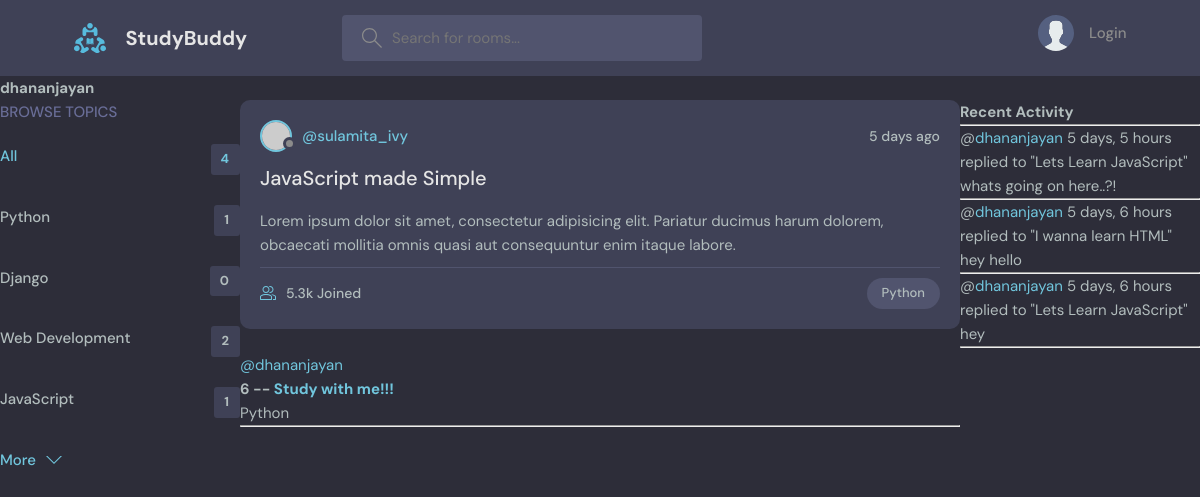
Screenshot of /profile/3/ with the database file from the repository.
### base/models.py (models this page shows, shortened)
class Topic(models.Model):
    name = models.CharField(max_length=200)

class Room(models.Model):
    host = models.ForeignKey(User, on_delete=models.SET_NULL, null=True)
    topic = models.ForeignKey(Topic, on_delete=models.SET_NULL, null=True)
    name = models.CharField(max_length=200)
    discription = models.TextField(null=True, blank=True)
    participants = models.ManyToManyField(User, related_name='participants', blank=True)
    updated = models.DateTimeField(auto_now=True)
    created = models.DateTimeField(auto_now_add=True)
    class Meta:
        ordering = ['-updated','-created']      # display the newest one first (recently updated or created room/post)
    def __str__(self):
        return self.name

class Message(models.Model):
    user = models.ForeignKey(User, on_delete=models.CASCADE)
    room = models.ForeignKey(Room, on_delete=models.CASCADE)  # CASCADE - delete all the messages in the room
    body =  models.TextField()
    updated = models.DateTimeField(auto_now=True)
    created = models.DateTimeField(auto_now_add=True)
    class Meta:
        ordering = ['-updated','-created']
    def __str__(self):
        return self.body[0:50]

### base/views.py (the view)
# urls.py: path('profile/<str:pk>/', views.userProfile, name="user-profile"),
def userProfile(request, pk):
    user = User.objects.get(id=pk)
    rooms = user.room_set.all()
    room_messages = user.message_set.all()
    topics = Topic.objects.all()
    context = {'user':user, 'rooms':rooms, 'room_messages':room_messages, 'topics':topics}
    return render(request, 'base/profile.html', context)

### base/templates/base/profile.html (shortened to what this page needs)
{% extends 'main.html' %}
{% block content %}
<h1>{{user.username}}</h1>
<div class="profile-container">
    <div>
        {% include 'base/topics_component.html' %}
    </div>
    <div>
        {% include 'base/feed_component.html' %}
    </div>
    <div>
        {% include 'base/activity_component.html' %}
    </div>
</div>
{% endblock content %}

### base/templates/base/topics_component.html
<div class="topics">
    <div class="topics__header">
      <h2>Browse Topics</h2>
    </div>
    <ul class="topics__list">
      <li>
        <a href="{% url 'home' %}" class="active">All <span>{{topics.count}}</span></a>
      </li>
      {% for topic in topics %}
      <li>
        <a href="{% url 'home' %}?q={{topic.name}}">{{topic.name}}<span>{{topic.room_set.all.count}}</span></a>
      </li>
      {% endfor %}
    </ul>
    <a class="btn btn--link" href="topics.html">
      More
      <svg version="1.1" xmlns="http://www.w3.org/2000/svg" width="32" height="32" viewBox="0 0 32 32">
        <title>chevron-down</title>
        <path d="M16 21l-13-13h-3l16 16 16-16h-3l-13 13z"></path>
      </svg>
    </a>
  </div>

### base/templates/base/feed_component.html (shortened to what this page needs)
{% for room in rooms %}
<div class="roomListRoom">
    <div class="roomListRoom__header">
      <a href="profile.html" class="roomListRoom__author">
        <div class="avatar avatar--small">
          <img src="https://randomuser.me/api/portraits/women/11.jpg" />
        </div>
        <span>@sulamita_ivy</span>
      </a>
      <div class="roomListRoom__actions">
        <span>5 days ago</span>
      </div>
    </div>
    <div class="roomListRoom__content">
      <a href="room.html">JavaScript made Simple</a>
      <p>
        Lorem ipsum dolor sit amet, consectetur adipisicing elit. Pariatur ducimus harum dolorem, obcaecati
        mollitia omnis quasi aut consequuntur enim itaque labore.
      </p>
    </div>
    <div class="roomListRoom__meta">
      <a href="room.html" class="roomListRoom__joined">
        5.3k Joined
      </a>
      <p class="roomListRoom__topic">Python</p>
    </div>
</div>
{% endfor %}
    {% for room in rooms %}
        <div>
            <a href="{% url 'user-profile' room.host.id %}">@{{room.host.username}}</a>
            <h5>{{room.id}} -- <a href="/room/{{room.id}}">{{room.name}}</a></h5>
            <small>{{room.topic.name}}</small>
            <hr>
        </div>
    {% endfor %}

### base/templates/base/activity_component.html (shortened to what this page needs)
<h3>Recent Activity</h3>
    <hr>
       {% for message in room_messages %}
           <div>
                <small>@<a href="{% url 'user-profile' message.user.id %}">{{message.user}}</a>  {{message.created|timesince}}</small>
                <small>replied to "{{message.room}}"</small>
                <p>{{message}}</p>
                <hr>
            </div>
        {% endfor %}

### static/styles/style.css (style rules this page uses)
:root { --color-main: #71c6dd; --color-main-light: #e1f6fb; --color-dark: #3f4156; --color-dark-medium: #51546e; --color-dark-light: #696d97; --color-light: #e5e5e5; --color-gray: #8b8b8b; --color-light-gray: #b2bdbd; --color-bg: #2d2d39; --color-success: #5dd693; --color-error: #fc4b0b; }
* { font-family: "DM Sans", -apple-system, BlinkMacSystemFont, "Segoe UI", Roboto, Oxygen, Ubuntu, Cantarell, "Open Sans", "Helvetica Neue", sans-serif; margin: 0; padding: 0; box-sizing: border-box; text-rendering: optimizeLegibility; font-size: inherit; }
html { font-size: 56.25%; }
@media only screen and (min-width: 1200px) { html { font-size: 62.5%; } }
body { line-height: 1.6; font-weight: 400; font-size: 1.5rem; color: var(--color-light-gray); background-color: var(--color-bg); min-height: 100vh; }
img { width: 100%; }
a { display: inline-block; color: var(--color-main); text-decoration: none; }
.btn { background-color: transparent; border: none; display: inline-flex; align-items: center; gap: 1rem; cursor: pointer; transition: all ease-in-out 0.3s; padding: 1rem 2rem; border-radius: 5px; box-shadow: 1px 1px 3px 1px rgba(0, 0, 0, 0.15); font-weight: 500; }
.btn--link { border-radius: 0; padding: 0; color: var(--color-main); box-shadow: none; }
.btn > svg { fill: currentColor; width: 1.6rem; height: 1.6rem; }
.avatar { position: relative; display: inline-block; border-radius: 50%; border: 2px solid var(--color-main); }
.avatar img { display: block; border-radius: 50%; object-fit: cover; object-position: center; }
.avatar::after { content: ""; display: block; position: absolute; background-color: var(--color-gray); z-index: 111; border-radius: 50%; border: 0.3rem solid var(--color-dark); }
.avatar.avatar--small img { width: 2.8rem; height: 2.8rem; }
.avatar.avatar--small:after { width: 0.7rem; height: 0.7rem; bottom: 0px; right: -6px; }
.topics__header { margin-bottom: 2rem; }
.topics__header h2 { text-transform: uppercase; font-weight: 500; color: var(--color-dark-light); }
.topics__list { list-style: none; }
.topics__list li a { display: flex; justify-content: space-between; margin-bottom: 3rem; font-weight: 500; color: var(--color-light-gray); transition: all 0.3s ease-in-out; }
.topics__list li a.active, .topics__list li a:hover { color: var(--color-main); }
.topics__list li a span { padding: 0.5rem 1rem; background-color: var(--color-dark); border-radius: 3px; font-size: 1.3rem; font-weight: 700; letter-spacing: 1px; }
.roomListRoom { margin-bottom: 2.4rem; background-color: var(--color-dark); border-radius: 1rem; padding: 2rem; }
.roomListRoom__header { display: flex; justify-content: space-between; align-items: center; }
.roomListRoom__author { font-weight: 500; display: flex; align-items: center; gap: 1rem; }
.roomListRoom__actions { display: flex; align-items: flex-start; gap: 1rem; position: relative; }
.roomListRoom__actions span { font-size: 1.4rem; font-weight: 500; }
.roomListRoom__content { margin: 1rem 0; }
.roomListRoom__content a { font-size: 2rem; font-weight: 500; margin-bottom: 1.5rem; color: var(--color-light); transition: all 0.3s ease-in-out; }
.roomListRoom__meta { border-top: 1px solid var(--color-dark-medium); padding-top: 1rem; display: flex; align-items: center; justify-content: space-between; }
.roomListRoom__joined { color: var(--color-light-gray); display: flex; align-items: center; gap: 1rem; font-size: 1.4rem; font-weight: 500; }
.roomListRoom__joined svg { fill: var(--color-main); width: 1.6rem; height: 1.6rem; }
.roomListRoom__topic { padding: 5px 1.5rem; background-color: var(--color-dark-medium); border-radius: 5rem; font-weight: 500; font-size: 1.3rem; }

### base/templates/base/profile.html (style rules this page uses)
.profile-container { display: grid; grid-template-columns: 1fr 3fr 1fr; }

### rows the page displays
Topic: name "Python", room_set.all.count "1"
Topic: name "Django", room_set.all.count "0"
Topic: name "Web Development", room_set.all.count "2"
Topic: name "JavaScript", room_set.all.count "1"
Room: host.username "dhananjayan", id "6", name "Study with me!!!", topic.name "Python"
Message: user "dhananjayan", created "5 days, 5 hours", room "Lets Learn JavaScript", body "whats going on here..?!"
Message: user "dhananjayan", created "5 days, 6 hours", room "I wanna learn HTML", body "hey hello"
Message: user "dhananjayan", created "5 days, 6 hours", room "Lets Learn JavaScript", body "hey"

### other values shown
{{ user.username }} "dhananjayan"
{{ topics.count }} "4"
